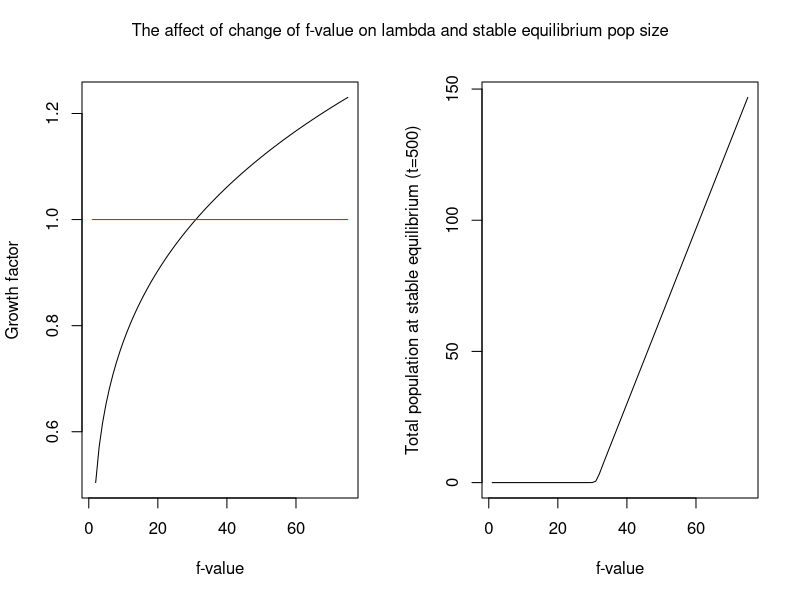
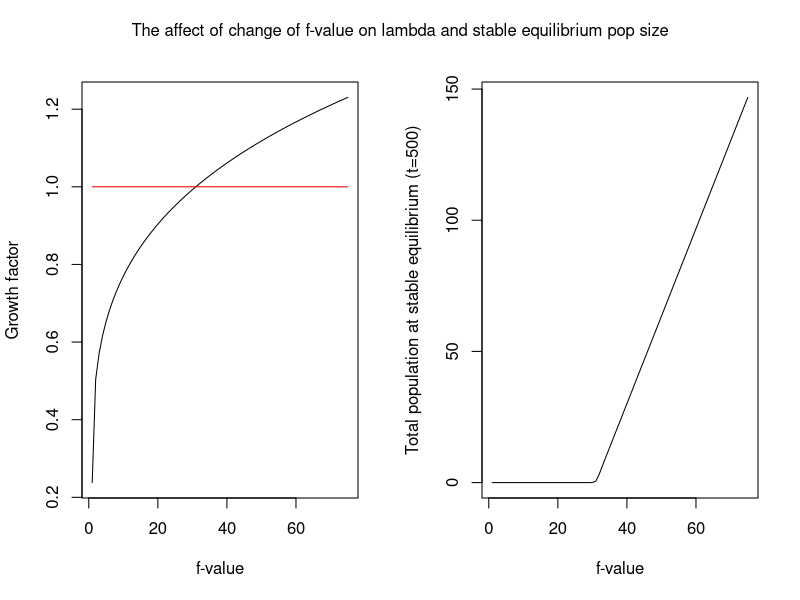

These charts were generated, in order, by the following R code:
#load teasel data from WErner and Cassel (1977)
# A(N) is given by the teasel matrix TS with the 1,7 entry of 431 replaced by f/(1+a*sum(N)). 
##so we need to create a matrix of lambda for different fecudnity values based on f=c(1:75)

rm(list=ls())
#parameters
TS<-as.matrix(read.table("data/teasel_stage.txt")) #upload teasel data and convert from table into a matrix
nstg = nrow(TS) #tells us number of stages
n0 = c(2,rep(0,nstg-1)) #sets starting pop
n0
tf =50
vt = 1:tf #vector of times
a=.01
f=1
fmax=75

#Build first matrix for Nt (age strucutre numbers through time tf=50)
Nt=matrix(NA,nstg,tf) #starting empty matrix to fill with pop sizes through time
Nt[,1]=n0 #fill in initial population vector
Nt

leval=function(L) Re(eigen(L)$values[1]) #function find leading eigen value of a matrix
#calculate expected long-term growth factor

#maybe make a new TS_fecundity vector based on different values of f?
f=1
TS_fecun=matrix(NA,fmax,2)
TS_fecun[1,1]=f
TS_fecun
Ntot=0 #for density independence
for(f in 1:(fmax-1)){
  TS_fecun[f+1,1]=f+1
  TS_fecun[f+1,2]=(f/(1+a*Ntot))
}

TS_fecun

#maybe try to make a for loop to fill in f_lambda matrix?
#make a matrix with column1=f, column2=lambda

f=1
f_lambda=matrix(NA,fmax,2)
f_lambda[1,1]=f
f_lambda

for(f in 1:(fmax-1)){
  f_lambda[f+1,1]=f+1 #this populates the f column with all the f values 1:75
  TS[1,7]=(TS_fecun[f+1,2])
  f_lambda[f+1,2]= leval(TS)#here we need to populate the lambda values, probably need to rebuild our leval function? but we need some way to update the TS matrix with a new fecundity based on f?
}
f_lambda


#############Part2################
#here we need to make a matrix of Ntot at t=500 for different values of f 1:75
#initial parameters
TS<-as.matrix(read.table("data/teasel_stage.txt")) #upload teasel data and convert from table into a matrix
nstg = nrow(TS) #tells us number of stages
n0 = c(2,rep(0,nstg-1)) #sets starting pop
n0
vt = 1:tf #vector of times
a=.01
fmax=75
tf=500
a=.01
n0=c(2,0,0,0,0,0,0)
#build a first matrix to collect population amounts through time
Nt=matrix(NA,nstg,tf) #starting empty matrix to fill with pop sizes through time
Nt[,1]=n0 #fill in initial population vector
Nt
#build a second matrix to collect total population of age group at t=500 across f
Ntot_f=matrix(NA,fmax,2)
Ntot_f[1,1]=1
Ntot_f

###Double for loops### Is this working?
for(f in 1:fmax-1){
   Ntot_f[f+1,1]=f+1 #filling in f values
      for(t in 1:(tf-1)){ 
     Ntot=sum(Nt[,t]) #calculates Ntot for current time t
     TS[1,7]=(f/(1+a*Ntot)) #fills TS[1,7] with function value for set f
     Nt[,t+1] = TS%*%Nt[,t] #fills in rest of Nt matrix
     }
   Ntot_f[f+1,2]=sum(Nt[,500])
   } #runs the teasel matrix through time, giving us pop size for each age class for each time step up to 50

###PLOTS###
#1st plot of lambda vs f
mf = par(mfrow=c(1,2))
line_of_growth=1
plot(f_lambda[,1],f_lambda[,2],type="l",col="black",xlab="f-value", ylab="Growth factor")
lines(f_lambda[,1],rep(line_of_growth,fmax),col="red")
plot(Ntot_f[,1],Ntot_f[,2],type="l",col="black",xlab="f-value", ylab="Total population at stable equilibrium (t=500)")
mtext("The affect of change of f-value on lambda and stable equilibrium pop size", line =-2, outer = TRUE)



#Questions:
#Are my plots right?
#Am I understanding this right?: f=fecundity, dividing it by (1+a*Ntot) at time t is adding in density dependence
#Why does the TS Leslie matrix have more values in 1st column?
#The initial starting Nt of (2,0,0,0,0) must be unrealistic, as there is high likelihood of both individuals not reaching maturity. Can we model the system so that fractions of individuals are rounded down, so if 0 reach maturity the population crashes to 0, and not just near zero?
  #Answer: view 2 as a density for unit of area


#notes/script from open lab:
#objective: function that creates matrix A as a function of f and ntot
tf=500
fmax=75
fun=function(f=75,ntot=0){#ntot=0 to be density independent
  A=TS
  A[1,7]=f/(1+a*ntot)
  return(A)
}
#objective:function that produces lambda for a given f
lam.f=function(f=75){
  A=fun(f=f,ntot = 0)
  return(leval(A))
}
#objective:input f,n0,tf output: ntot at tf (second plot)
ntot.tf=function(f=75,n0=c(2,0,0,0,0,0,0),tf=500){
  n=n0
  for(t in 1:(tf-1)){
    ntot=sum(n)
    n=fun(f,ntot)%*%n
  }
  return(sum(n))
}

#matrix for plot1
#parameters
fmax=75
f.lam=matrix(NA,fmax,2)
f.lam[1,1]=0
f.lam

for(f in (1:fmax-1)){
  f.lam[f+1,1]=f+1
  f.lam[f+1,2]=lam.f(f)
}

#matrix for plot2
tf.ntot=matrix(NA,fmax,2)
tf.ntot[1,1]=2
tf.ntot

for(f in(1:fmax-1)){
  tf.ntot[f+1,1]=f+1
  tf.ntot[f+1,2]=ntot.tf(f)
}
##Looks right!!!!
#Make plots!

#1st plot of lambda vs f
mf = par(mfrow=c(1,2))
line_of_growth=1
plot(f.lam[,1],f.lam[,2],type="l",col="black",xlab="f-value", ylab="Growth factor")
lines(f.lam[,1],rep(line_of_growth,fmax),col="red")
plot(tf.ntot[,1],tf.ntot[,2],type="l",col="black",xlab="f-value", ylab="Total population at stable equilibrium (t=500)")
mtext("The affect of change of f-value on lambda and stable equilibrium pop size", line =-2, outer = TRUE)

#lets try an extra plot
#objective: calculate Ntot over time for four different values of f
#objective:input f,n0,tf output: ntot at tf (second plot)
#build empty matrix
t.ntot=matrix(NA,tf,5)
t.ntot[1,]=c(1,2,2,2,2)
n=n0
t=1
n=matrix(NA,tf,7)
n[1,]=n0

ntot.fun=function(f=75,n0=c(2,0,0,0,0,0,0),tf=500){
  for(t in 1:(tf-1)){
    ntot=sum(n[t,])
    n[t+1,]=fun(f,ntot)%*%n[t,]
    #return(sum(n[t+1,]))
  }
    return(sum(n[t+1,]))
}
for(t in (1:tf-1)){
t.ntot[t+1,1]=t+1
t.ntot[t+1,2]=ntot.fun(f=1,t)
t.ntot[t+1,3]=ntot.fun(f=25)
t.ntot[t+1,4]=ntot.fun(f=50)
t.ntot[t+1,5]=ntot.fun(f=75)
}
